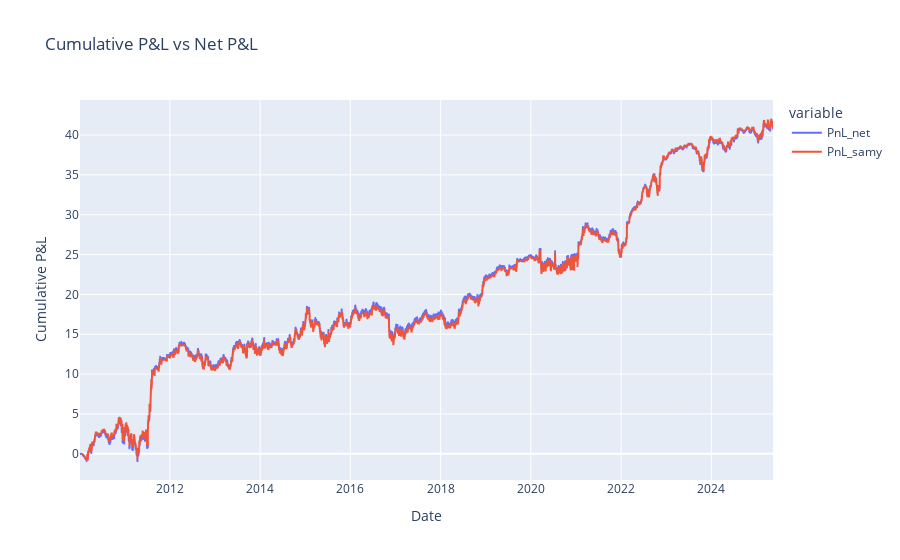

Notebook code cell kept with this figure:
### Code cell
lissage = 10
verbose = True
PnL_net, W = compute_backtest(
      tba, model, ALL_CPNS, lissage, bid_to_mid, equiweights, MR , 
      n_components, verbose, oas_bloom_filter, compare_with=compare_with)

### Figure 1 — Plotly figure (JSON) as saved in the notebook; plotly's stock layout.template omitted (floating-point values rounded to 4 significant figures; data arrays with more than 128 entries replaced by an {"elided": "..."} marker saying what was removed)
{"data": [{"hovertemplate": "variable=PnL_net<br>Dates=%{x}<br>Cumulative P&L=%{y}<extra></extra>", "legendgroup": "PnL_net", "line": {"color": "#636efa", "dash": "solid"}, "marker": {"symbol": "circle"}, "mode": "lines", "name": "PnL_net", "showlegend": true, "type": "scattergl", "x": {"elided": "3841 str values"}, "xaxis": "x", "y": {"elided": "3841 float values"}, "yaxis": "y"}, {"hovertemplate": "variable=PnL_samy<br>Dates=%{x}<br>Cumulative P&L=%{y}<extra></extra>", "legendgroup": "PnL_samy", "line": {"color": "#EF553B", "dash": "solid"}, "marker": {"symbol": "circle"}, "mode": "lines", "name": "PnL_samy", "showlegend": true, "type": "scattergl", "x": {"elided": "3841 str values"}, "xaxis": "x", "y": {"elided": "3841 float values"}, "yaxis": "y"}], "layout": {"legend": {"title": {"text": "variable"}, "tracegroupgap": 0}, "title": {"text": "Cumulative P&L vs Net P&L"}, "xaxis": {"anchor": "y", "domain": [0, 1], "title": {"text": "Date"}}, "yaxis": {"anchor": "x", "domain": [0, 1], "title": {"text": "Cumulative P&L"}}}}
